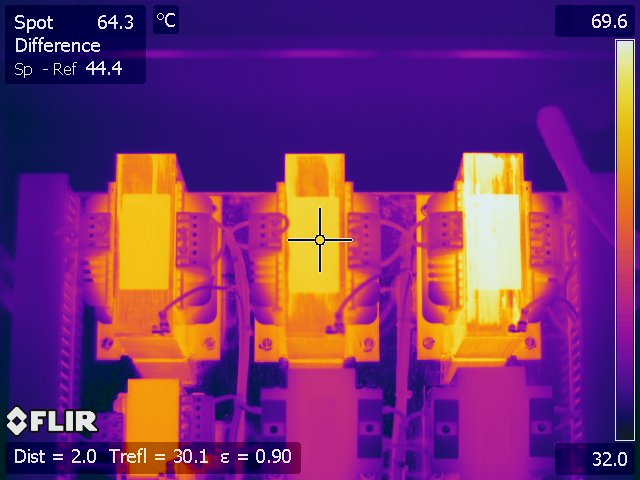
#> input picture core/cv/filr_image/Transformer.jpg, 640 x 480 px
$ python fast_line_detection.py ../filr_image/Transformer.jpg
#> lines starting #> are read from the running program, lines starting #| are printed output that depends on the picture
'''
===============================================================================
-- Author:      Hamid Doostmohammadi, Azadeh Nazemi
-- Create date: 04/11/2020
-- Description:	This code is for Fast line detection (FLD).
-- Status:      In progress
===============================================================================
'''

import cv2
import os
import sys
import numpy as np


def FLD(image):
    gray = cv2.cvtColor(image, cv2.COLOR_BGR2GRAY)
    xha = []
    yha = []
    fld = cv2.ximgproc.createFastLineDetector()
    lines = fld.detect(gray)
    line_on_imag = fld.drawSegments(image, lines)

    for line in lines:
        x1, y1, x2, y2 = line[0]
        xha.append(x1)
        yha.append(y1)
        xha.append(x2)
        yha.append(y2)

    return xha, yha, image


def corner(img):

    imagi = img
    gray_img = cv2.cvtColor(img, cv2.COLOR_BGR2GRAY)
    corners = cv2.goodFeaturesToTrack(gray_img, 2000, 0.01, 350)
    corners = np.int0(corners)

    xha = []
    yha = []
    for i in corners:
        x, y = i.ravel()
        xha.append(x)
        yha.append(y)
    return xha, yha


img = cv2.imread(sys.argv[1])
#> img is the input picture: shape (480, 640, 3); mean B, G, R 111.4, 49.6, 116.5
h, w = img.shape[:2]
#> h = 480; w = 640
img = cv2.resize(img, (int(w/10), int(h/10)))
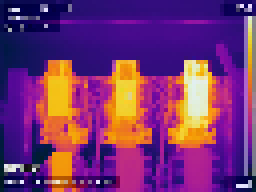
#> img: shape (48, 64, 3) (shown 4 times larger); mean B, G, R 113.2, 51.6, 118.4

xha, yha, img = FLD(img)
#> in FLD, `gray = cv2.cvtColor(image, cv2.COLOR_BGR2GRAY)`:
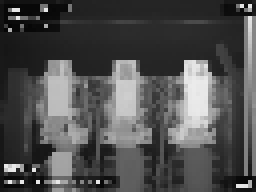
#> gray: shape (48, 64) (shown 4 times larger); min 5, max 235, mean 78.6
#> in FLD, `lines = fld.detect(gray)`: lines = 13 rows, first 6: [58.94, 42.89, 55.35, 12.84], [25.31, 22.58, 13.25, 13.66], [10.46, 15.07, 12.23, 29.1], [45.38, 15.02, 44.45, 31.03], [51.7, 28.03, 52.3, 16.01], [18.2, 31.03, 17.8, 19.01]
#> in FLD, `line_on_imag = fld.drawSegments(image, lines)`:
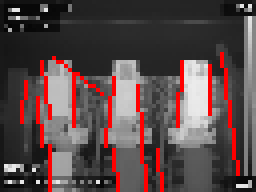
#> line_on_imag: shape (48, 64, 3) (shown 4 times larger); mean B, G, R 72.1, 72.1, 89.2
#> the loop in FLD, `for line in lines:` made 13 passes
#> (x1, y1, x2, y2) on passes 1 to 12: (58.94, 42.89, 55.35, 12.84), (25.31, 22.58, 13.25, 13.66), (10.46, 15.07, 12.23, 29.1), (45.38, 15.02, 44.45, 31.03), (51.7, 28.03, 52.3, 16.01), (18.2, 31.03, 17.8, 19.01), (27.5, 18.96, 26.17, 35.93), (27.73, 37.03, 29, 47), (5.92, 19.99, 5.17, 30.01), (36, 46.92, 33.84, 21.01), (8.65, 24.05, 10.45, 36.08), (12.19, 36, 12.31, 47)
#> after the loop in FLD, `for line in lines:`: xha = 26 values, max 58.94 at index 0, min 5.17 at index 17, mean 27.67; yha = 26 values, max 47 at index 15, min 12.84 at index 1, mean 29.24
# cv2.imwrite('fld.png', img)
